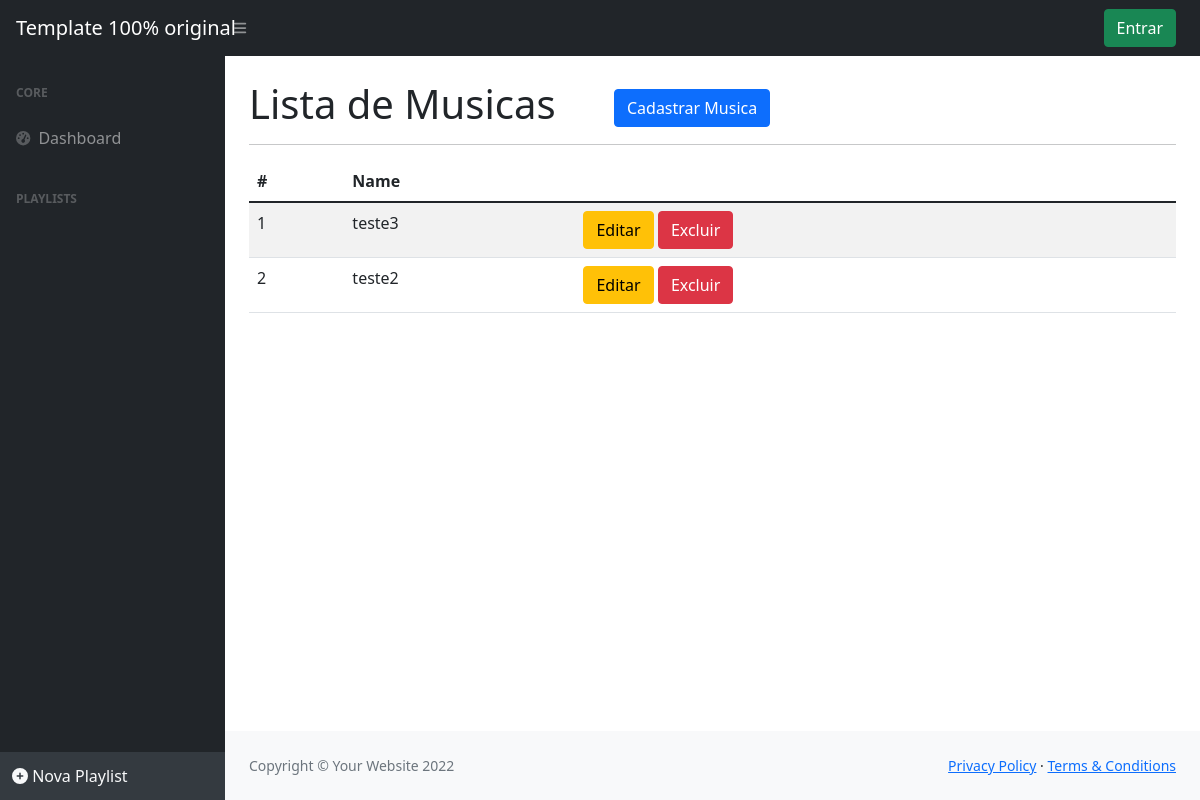
Page /listar/musica/ on the committed database.
### cadastros/models.py (models this page shows, shortened)
class Song(models.Model):
    name = models.CharField(
        max_length=255, help_text="Digite o nome da musica", verbose_name='Nome:')
    duration = models.TimeField(
        help_text="Digite o tempo de duração da musica", verbose_name='Duração:')
    url = models.URLField(max_length=255)
    author = models.ForeignKey(Author, on_delete=models.PROTECT)
    created_at = models.DateTimeField(auto_now_add=True)
    updated_at = models.DateTimeField(auto_now=True)

### cadastros/views.py (the view)
# urls.py: path('listar/musica/', SongList.as_view(), name='listar-musica'),
class SongList(GroupRequiredMixin, PlaylistContext, ListView):
    model = Song
    group_required = u"Administrador"
    template_name = 'listas/song.html'

### cadastros/templatetags/meus_filtros.py (called while the page is built)
@register.filter(name='validate_user_group')
def validate_user_group(user, group_name):
    if (user.groups.filter(name=group_name)):
        return True
    else:
        return False

### cadastros/views.py (called while the page is built)
    def get_context_data(self, *args, **kwargs):
        context = super().get_context_data(*args, **kwargs)
        if self.request.user.is_authenticated:
            context['playlists'] = Playlist.objects.filter(user=self.request.user)
        else:
            context['playlists'] = None
        return context

### cadastros/templates/listas/song.html
{% extends 'cadastros/modelo.html' %}
{% load static %}
{% block conteudo %}
<h1 class="mt-4">
    Lista de Musicas
    <a href="{% url 'cadastrar-musica' %}" class="btn btn-primary float-right ms-5">
        Cadastrar Musica
    </a>
</h1>
<hr>
<table class="table table-striped">
    <thead>
        <tr>
            <th>#</th>
            <th>Name</th>
        </tr>
    </thead>
    <tbody>
        {% for obj in object_list %}
        <tr>
            <td>{{ obj.pk }}</td>
            <td>{{ obj.name }}</td>
            <td>
                <a href="{% url 'editar-musica' obj.pk %}" class="btn btn-warning">
                    Editar</a>
                <a href="{% url 'excluir-musica' obj.pk %}" class="btn btn-danger">
                    Excluir</a>
            </td>
        </tr>
        {% empty %}
        <tr>
            <td colspan="100%">Nenhum registro encontado.</td>
        </tr>
        {% endfor %}
    </tbody>
</table>
{% endblock %}

### rows in the picture
Song: pk "1", name "teste3"
Song: pk "2", name "teste2"
